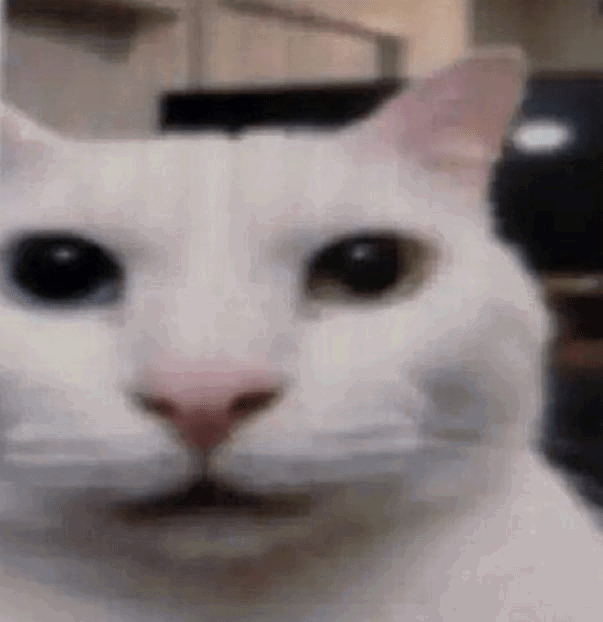
#> input picture assignments_Duan/canny.png, 603 x 622 px
$ jupyter execute HW04.ipynb
#> lines starting #> are read from the running program, lines starting #| are printed output that depends on the picture; after the words box and inside, x2 and y2 are one past the last pixel; in counts of white or black regions, pixels touching at a corner belong together
#> further down, img is the input picture: shape (622, 603, 3); mean R, G, B 131.5, 121.4, 120.9
[cell 1]
import numpy as np
import matplotlib.pyplot as plt
from scipy import ndimage as ndi
from skimage import io, color, filters, util, data, transform, feature

[cell 2]
def gaussian_blur(image, sigma=1.0):
#> called with sigma = 1.4
    image_blurred = filters.gaussian(image, sigma=sigma)
    # return Gaussian blurred image
    return image_blurred


def sobel_gradients(image):
    # return gradient images using sobel filter
    Gx = filters.sobel_h(image) # solbel x derivate (should be same size as image)
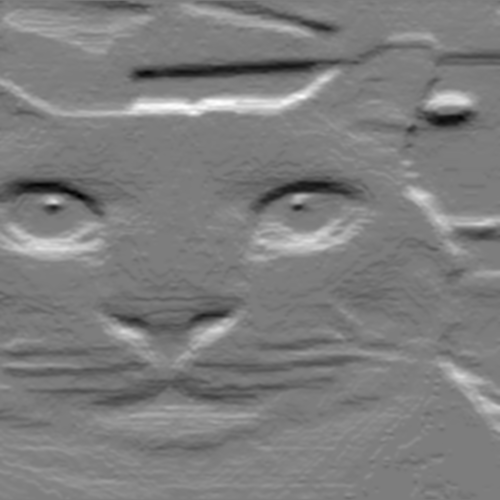
#> Gx: shape (500, 500) float64; min -0.12, max 0.124, mean 0.000707; drawn with min black and max white
    Gy = filters.sobel_v(image) # solbel y derivate (should be same size as image)
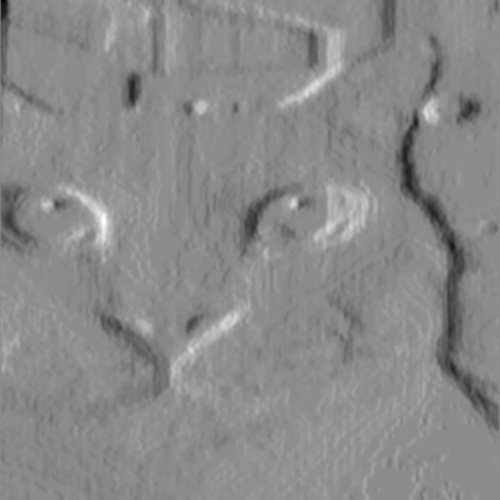
#> Gy: shape (500, 500) float64; min -0.116, max 0.0961, mean -0.00144; drawn with min black and max white

    magnitude = np.sqrt(Gx**2 + Gy**2) # gradient magnitude (same size as image)
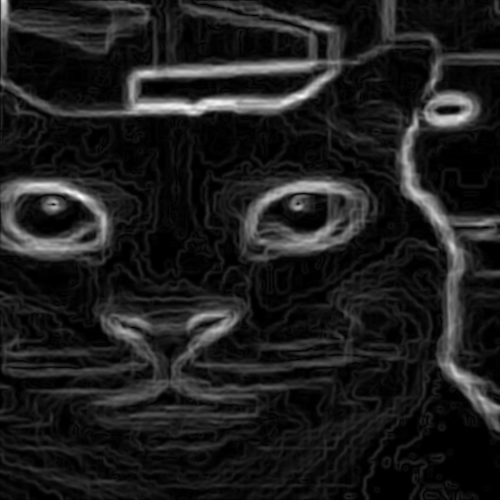
#> magnitude: shape (500, 500) float64; min 0, max 0.131, mean 0.0154; drawn with min black and max white
    orientation = np.arctan2(Gy, Gx) # gradient orientation, MUST be radians (same size as image)
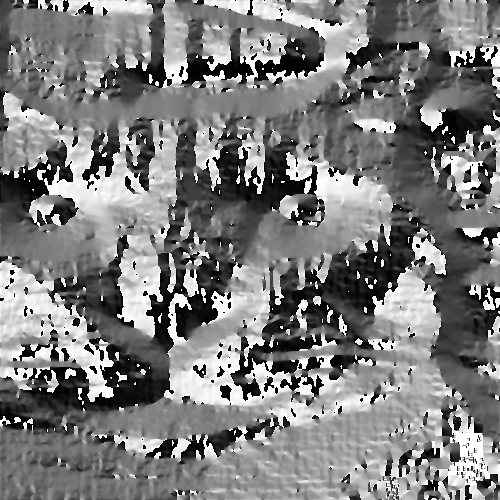
#> orientation: shape (500, 500) float64; min -3.14, max 3.14, mean -0.0549; drawn with min black and max white
    return Gx, Gy, magnitude, orientation


def non_maximum_suppression(G, theta):
    H, W = G.shape
#> H = 500; W = 500
    Z = np.zeros((H, W), dtype=np.float32)

    angle = (np.rad2deg(theta) + 180) % 180 # convert orientation to degrees in [0, 180)
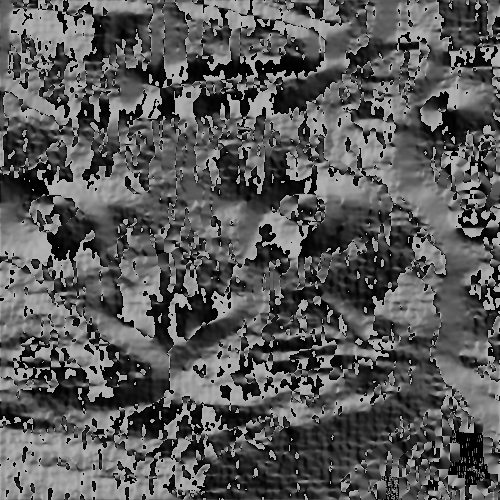
#> angle: shape (500, 500) float64; min 0, max 180, mean 89.1

    for i in range(1, H - 1):
        for j in range(1, W - 1):
            q = 255
            r = 255
            # quantize orientation into 4 bins:
            # angle 0
            if (0 <= angle[i, j] < 22.5) or (157.5 <= angle[i, j] <= 180):
                q = G[i, j + 1]
                r = G[i, j - 1]
            # angle 45
            elif 22.5 <= angle[i, j] < 67.5:
                q = G[i + 1, j - 1]
                r = G[i - 1, j + 1]
            # angle 90
            elif 67.5 <= angle[i, j] < 112.5:
                q = G[i + 1, j]
                r = G[i - 1, j]
            # angle 135
            elif 112.5 <= angle[i, j] < 157.5:
                q = G[i - 1, j - 1]
                r = G[i + 1, j + 1]

            if (G[i, j] >= q) and (G[i, j] >= r):
                Z[i, j] = G[i, j]
            else:
                Z[i, j] = 0
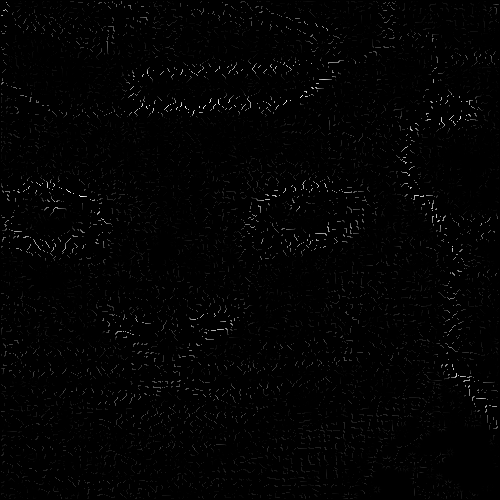
#> Z: shape (500, 500) float32; min 0, max 0.131, mean 0.00149; drawn with min black and max white
    return Z


def hysteresis_thresholding(nms, low_ratio=0.01, high_ratio=0.2):
#> called with low_ratio = 0.001, high_ratio = 0.2
    high_th = nms.max() * high_ratio
#> high_th = 0.0261
    low_th = nms.max() * low_ratio
#> low_th = 0.000131

    strong = nms >= high_th
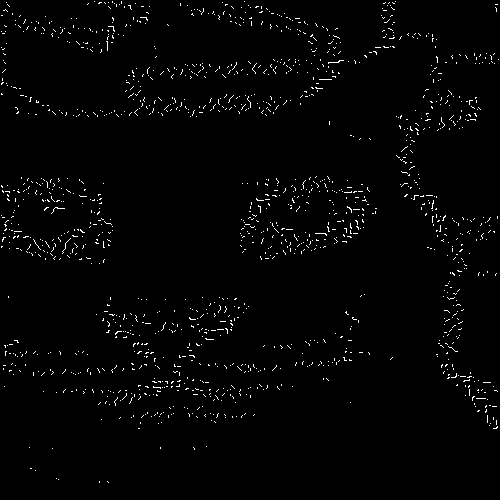
#> strong: shape (500, 500) bool; 1.6% white in thin lines or dots
    weak = (nms >= low_th) & (nms < high_th)
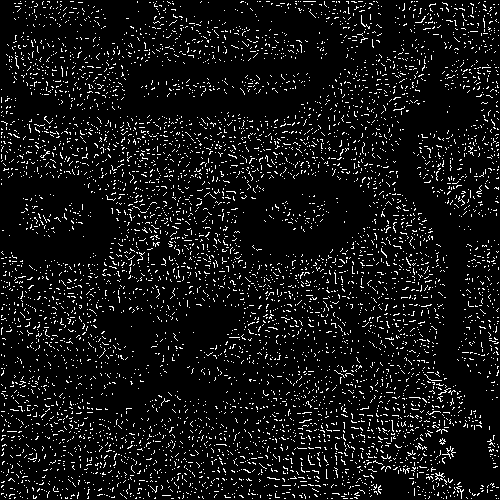
#> weak: shape (500, 500) bool; 7.4% white in thin lines or dots

    edges = np.zeros_like(nms, dtype=bool)
    edges[strong] = True

    # Iterative edge linking: promote weak pixels connected to strong
    changed = True
    while changed:
        changed = False
        weak_neighbors = np.logical_and(weak, ndi.binary_dilation(edges))
        new_edges = weak_neighbors & ~edges
        if np.any(new_edges):
            edges[new_edges] = True
            changed = True
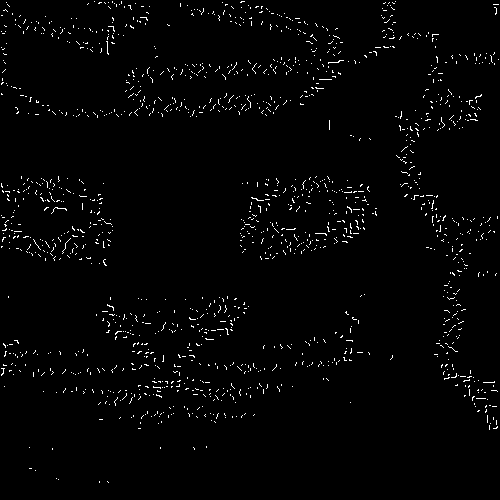
#> edges: shape (500, 500) bool; 1.8% white in thin lines or dots

    return edges

[cell 3]
# load input image
img = io.imread("canny.png")# load your image!
# convert to gray scale
img = color.rgb2gray(img)
# down sample
img = transform.resize(img, (500, 500))

# plt.imshow(img, cmap='gray')
# plt.title("Resized Image 1 - Grayscale")
# plt.show()

[cell 4]
# Canny edge detection
sigma=1.4
low_threshold=0.001
high_threshold=0.2

# canny algorithm steps
blurred = gaussian_blur(img, sigma)
Gx, Gy, G, theta = sobel_gradients(blurred)
nms = non_maximum_suppression(G, theta)
edges = hysteresis_thresholding(nms, low_threshold, high_threshold)

# canny algorithm from skimage
edge_canny = feature.canny(blurred, sigma=sigma, low_threshold=low_threshold, high_threshold=high_threshold)
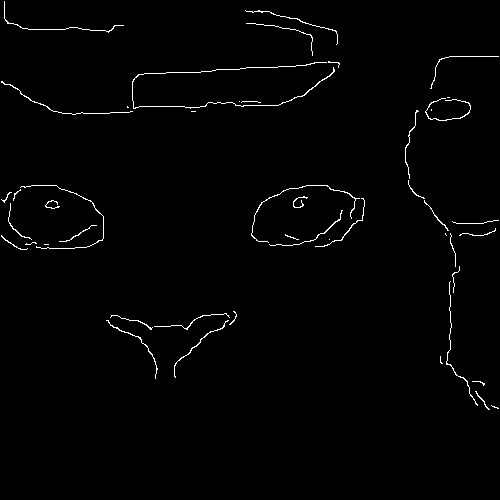
#> edge_canny: shape (500, 500) bool; 1.2% white in thin lines or dots, all inside (x1, y1, x2, y2) = (1, 1, 499, 410)

fig, ax = plt.subplots(nrows=1, ncols=3, figsize=(12,4))
ax[0].imshow(img, cmap="gray")
ax[0].set_title("input")
ax[1].imshow(edges, cmap="gray")
ax[1].set_title("canny edges")
ax[2].imshow(edge_canny, cmap="gray")
ax[2].set_title("canny skimage edges")
plt.show()
